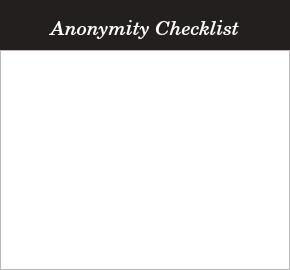
<?xml version="1.0" encoding="UTF-8"?>
<ui version="4.0">
 <class>ChecklistWindow</class>
 <widget class="QWidget" name="ChecklistWindow">
  <property name="geometry">
   <rect>
    <x>0</x>
    <y>0</y>
    <width>290</width>
    <height>270</height>
   </rect>
  </property>
  <property name="minimumSize">
   <size>
    <width>290</width>
    <height>270</height>
   </size>
  </property>
  <property name="maximumSize">
   <size>
    <width>290</width>
    <height>270</height>
   </size>
  </property>
  <property name="windowTitle">
   <string>Anonymity Checklist</string>
  </property>
  <property name="styleSheet">
   <string notr="true">#ChecklistWindow {
	background: #231f1f;
}</string>
  </property>
  <widget class="QListView" name="checklist_list_view">
   <property name="geometry">
    <rect>
     <x>0</x>
     <y>50</y>
     <width>290</width>
     <height>220</height>
    </rect>
   </property>
   <property name="minimumSize">
    <size>
     <width>290</width>
     <height>220</height>
    </size>
   </property>
   <property name="maximumSize">
    <size>
     <width>290</width>
     <height>220</height>
    </size>
   </property>
   <property name="font">
    <font>
     <family>Ubuntu</family>
     <weight>50</weight>
     <italic>false</italic>
     <bold>false</bold>
    </font>
   </property>
  </widget>
  <widget class="QLabel" name="window_title">
   <property name="geometry">
    <rect>
     <x>0</x>
     <y>10</y>
     <width>290</width>
     <height>40</height>
    </rect>
   </property>
   <property name="sizePolicy">
    <sizepolicy hsizetype="Preferred" vsizetype="Preferred">
     <horstretch>0</horstretch>
     <verstretch>0</verstretch>
    </sizepolicy>
   </property>
   <property name="font">
    <font>
     <family>C059</family>
     <pointsize>15</pointsize>
     <weight>50</weight>
     <italic>true</italic>
     <bold>false</bold>
    </font>
   </property>
   <property name="styleSheet">
    <string notr="true">#window_title {
	color: white;
}</string>
   </property>
   <property name="text">
    <string>Anonymity Checklist</string>
   </property>
   <property name="alignment">
    <set>Qt::AlignCenter</set>
   </property>
  </widget>
 </widget>
 <resources/>
 <connections/>
</ui>
